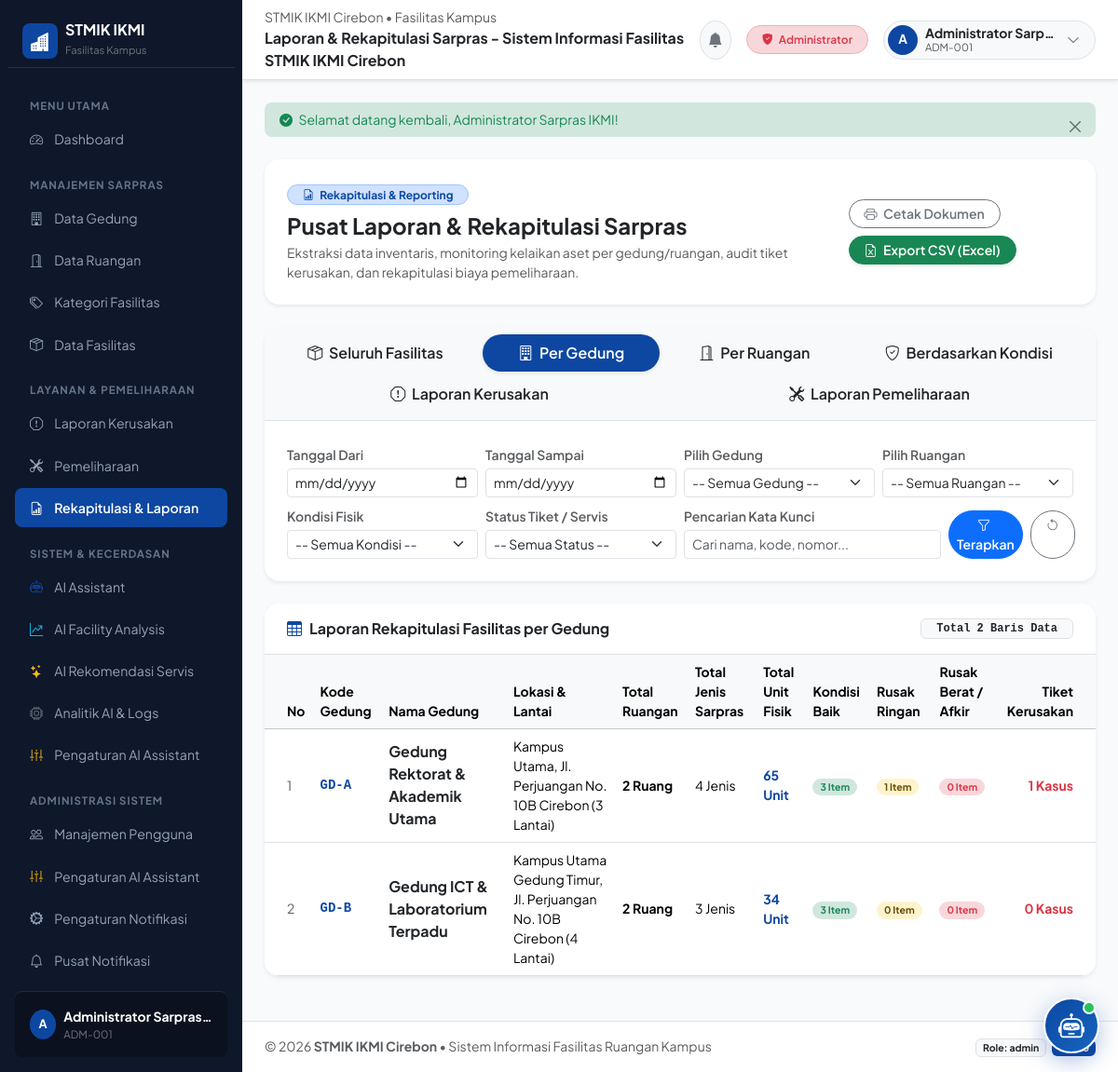
Page /public/report?type=gedung (signed in) on the committed database.
### tables this page shows
CREATE TABLE `gedung` (
  `id` int unsigned NOT NULL AUTO_INCREMENT,
  `kode_gedung` varchar(20) NOT NULL,
  `nama_gedung` varchar(100) NOT NULL,
  `lokasi` varchar(255) DEFAULT NULL,
  `jumlah_lantai` tinyint unsigned NOT NULL DEFAULT '1',
  `deskripsi` text,
  `keterangan` text,
  `status` enum('aktif','renovasi','nonaktif') NOT NULL DEFAULT 'aktif',
  `created_at` timestamp NOT NULL DEFAULT CURRENT_TIMESTAMP,
  `updated_at` timestamp NOT NULL DEFAULT CURRENT_TIMESTAMP ON UPDATE CURRENT_TIMESTAMP,
  PRIMARY KEY (`id`),
  UNIQUE KEY `uq_gedung_kode_gedung` (`kode_gedung`),
  KEY `idx_gedung_status` (`status`)
);

### app/views/report/index.php (the view, shortened to what the rows shown need)
<div class="container-fluid p-0">
    <div class="card border-0 shadow-sm rounded-4 bg-white overflow-hidden mb-4">
        <div class="card-body p-0">
            <?php if (empty($report_data)): ?>
                <div class="text-center py-5 text-muted">
                    <i class="bi bi-inbox fs-1 d-block mb-2 text-secondary"></i>
                    <h6>Tidak ada data yang memenuhi kriteria filter.</h6>
                    <small>Coba sesuaikan pilihan filter tanggal, gedung, atau kondisi fasilitas di atas.</small>
                </div>
            <?php else: ?>
                <div class="table-responsive">
                    <?php if ($type === 'fasilitas'): ?>
                        <table class="table table-hover align-middle mb-0 small">
                            <thead class="table-light">
                                <tr>
                                    <th class="ps-4">No</th>
                                    <th>Kode Inventaris</th>
                                    <th>Nama Fasilitas</th>
                                    <th>Kategori</th>
                                    <th>Lokasi (Gedung & Ruang)</th>
                                    <th>Jumlah</th>
                                    <th>Kondisi</th>
                                    <th>Tahun</th>
                                    <th>Tiket Kerusakan</th>
                                    <th>Pemeliharaan</th>
                                    <th class="pe-4 text-end">Total Biaya</th>
                                </tr>
                            </thead>
                            <tbody>
                                <?php $no = 1; foreach ($report_data as $row):
                                    $badgeK = ($row['kondisi'] === 'baik') ? 'bg-success-subtle text-success border border-success-subtle' : 'bg-warning-subtle text-warning-emphasis border border-warning-subtle';
                                    if ($row['kondisi'] === 'rusak_berat') $badgeK = 'bg-danger-subtle text-danger border border-danger-subtle';
                                ?>
                                <tr>
                                    <td class="ps-4 text-muted"><?= $no++ ?></td>
                                    <td class="fw-bold font-monospace text-primary"><?= htmlspecialchars($row['kode_inventaris']) ?></td>
                                    <td class="fw-semibold text-dark"><?= htmlspecialchars($row['nama_fasilitas']) ?></td>
                                    <td><?= htmlspecialchars($row['nama_kategori']) ?></td>
                                    <td>
                                        <div class="fw-semibold text-dark"><?= htmlspecialchars($row['nama_ruangan']) ?></div>
                                        <small class="text-muted"><?= htmlspecialchars($row['nama_gedung']) ?></small>
                                    </td>
                                    <td class="fw-bold"><?= $row['jumlah'] ?> Unit</td>
                                    <td>
                                        <span class="badge <?= $badgeK ?> px-2 py-1 rounded-pill">
                                            <?= ucfirst(str_replace('_', ' ', $row['kondisi'])) ?>
                                        </span>
                                    </td>
                                    <td><?= $row['tahun_pengadaan'] ?></td>
                                    <td><?= $row['total_laporan'] ?> Kasus</td>
                                    <td><?= $row['total_pemeliharaan'] ?> Kali</td>
                                    <td class="pe-4 text-end fw-bold text-success">
                                        Rp <?= number_format($row['total_biaya_pemeliharaan'], 0, ',', '.') ?>
                                    </td>
                                </tr>
                                <?php endforeach; ?>
                            </tbody>
                        </table>
                    <?php elseif ($type === 'gedung'): ?>
                        <table class="table table-hover align-middle mb-0 small">
                            <thead class="table-light">
                                <tr>
                                    <th class="ps-4">No</th>
                                    <th>Kode Gedung</th>
                                    <th>Nama Gedung</th>
                                    <th>Lokasi & Lantai</th>
                                    <th>Total Ruangan</th>
                                    <th>Total Jenis Sarpras</th>
                                    <th>Total Unit Fisik</th>
                                    <th>Kondisi Baik</th>
                                    <th>Rusak Ringan</th>
                                    <th>Rusak Berat / Afkir</th>
                                    <th class="pe-4 text-end">Tiket Kerusakan</th>
                                </tr>
                            </thead>
                            <tbody>
                                <?php $no = 1; foreach ($report_data as $row): ?>
                                <tr>
                                    <td class="ps-4 text-muted"><?= $no++ ?></td>
                                    <td class="fw-bold font-monospace text-primary"><?= htmlspecialchars($row['kode_gedung']) ?></td>
                                    <td class="fw-bold text-dark fs-6"><?= htmlspecialchars($row['nama_gedung']) ?></td>
                                    <td><?= htmlspecialchars($row['lokasi']) ?> (<?= $row['jumlah_lantai'] ?> Lantai)</td>
                                    <td class="fw-bold"><?= $row['total_ruangan'] ?> Ruang</td>
                                    <td><?= $row['total_jenis_fasilitas'] ?> Jenis</td>
                                    <td class="fw-bold text-primary"><?= number_format($row['total_unit_fasilitas']) ?> Unit</td>
                                    <td><span class="badge bg-success-subtle text-success px-2 py-1 rounded-pill"><?= $row['fasilitas_baik'] ?> Item</span></td>
                                    <td><span class="badge bg-warning-subtle text-warning-emphasis px-2 py-1 rounded-pill"><?= $row['fasilitas_rusak_ringan'] ?> Item</span></td>
                                    <td><span class="badge bg-danger-subtle text-danger px-2 py-1 rounded-pill"><?= $row['fasilitas_rusak_berat'] + $row['fasilitas_tidak_layak'] ?> Item</span></td>
                                    <td class="pe-4 text-end fw-bold text-danger"><?= $row['total_tiket_laporan'] ?> Kasus</td>
                                </tr>
                                <?php endforeach; ?>
                            </tbody>
                        </table>
                    <?php endif; ?>
                </div>
            <?php endif; ?>
        </div>
    </div>
</div>

### rows in the picture
gedung: kode_gedung "GD-A", nama_gedung "Gedung Rektorat & Akademik Utama", lokasi "Kampus Utama, Jl. Perjuangan No. 10B Cirebon", jumlah_lantai "3", total_ruangan "2", total_jenis_fasilitas "4", total_unit_fasilitas "65", fasilitas_baik "3", fasilitas_rusak_ringan "1", fasilitas_tidak_layak "0", total_tiket_laporan "1"
gedung: kode_gedung "GD-B", nama_gedung "Gedung ICT & Laboratorium Terpadu", lokasi "Kampus Utama Gedung Timur, Jl. Perjuangan No. 10B Cirebon", jumlah_lantai "4", total_ruangan "2", total_jenis_fasilitas "3", total_unit_fasilitas "34", fasilitas_baik "3", fasilitas_rusak_ringan "0", fasilitas_tidak_layak "0", total_tiket_laporan "0"

### other values in the picture
substr(Auth::user()['nama_lengkap'] ?? 'U', 0, 1) "A"
Auth::user()['nama_lengkap'] "Administrator Sarpras…"
Auth::user()['nomor_induk'] "ADM-001"
$title "Laporan & Rekapitulasi Sarpras - Sistem Informasi Fasilitas STMIK IKMI Cirebon"
$roleLabel "Administrator"
substr($user['nama_lengkap'] ?? 'U', 0, 1) "A"
$user['nama_lengkap'] "Administrator Sarp…"
$user['nomor_induk'] "ADM-001"
$_SESSION['flash_success'] "Selamat datang kembali, Administrator Sarpras IKMI!"
$report_title "Laporan Rekapitulasi Fasilitas per Gedung"
count($report_data) "2"
Auth::role() "admin"
APP_VERSION "1.0.0"
